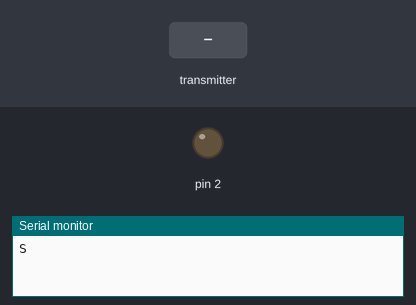
Simulated run of this sketch. Board: Arduino Uno, built with avr-gcc and run on an emulated ATmega328P. Parts: output pins drawn as LEDs (lit = HIGH), the last lines printed to the serial monitor. Inputs (shaded band) come from the test bench. No radio packets arrive unless stated.

Above: at 1.2 s.
1.3 s: the transmitter starts sending value = 256
At 2.5 s:
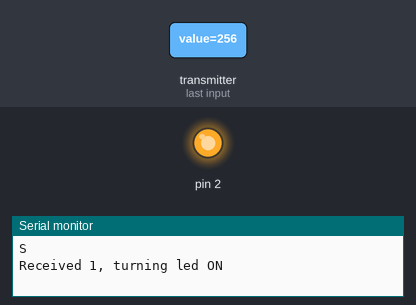
2.8 s: the transmitter starts sending value = 0
At 3.8 s:
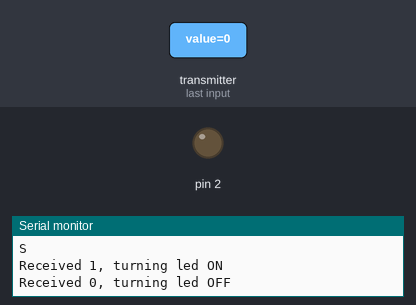
4.3 s: the transmitter starts sending value = 512
At 4.9 s:
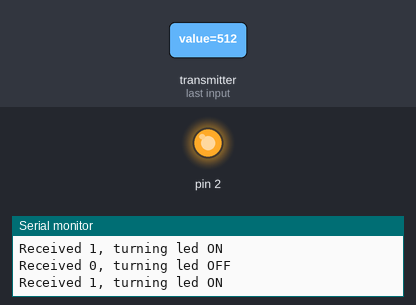
Timing chart, 0 to 7.3 s (numbered marks = the images above; inputs shaded):
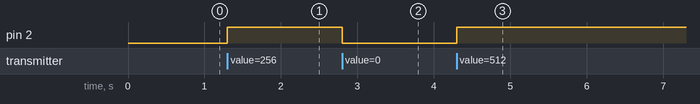

Measured:
- after the input at 1.3 s, pin 2: LOW → HIGH at once
- after the input at 2.8 s, pin 2: HIGH → LOW at once
- after the input at 4.3 s, pin 2: LOW → HIGH at once

The sketch:

submarine.ino
```cpp
#include <SPI.h>
#include <nRF24L01.h>
#include <RF24.h>

RF24 radio(7, 8); // CE, CSN

const byte address[6] = "00001";

int value = 0;
long cutoff = 0;
bool prev = false;

void setup() {
  Serial.begin(9600);
  Serial.println("S");
  radio.begin();
  radio.openReadingPipe(0, address);
  radio.setPALevel(RF24_PA_MIN);
  radio.startListening();
  pinMode(2, OUTPUT);
}

void loop() {
  if (cutoff > 100000) {
    digitalWrite(2, LOW);
    prev = false;
    value = 0;
    cutoff = 0;
    Serial.println("Cutoff time reached, turning led OFF");
  }
  if (radio.available()) {
    radio.read(&value, sizeof(int));
  }
  if(!prev && value) {
    digitalWrite(2, HIGH);
    prev = true;
    Serial.println("Received 1, turning led ON");
    cutoff = 0;
  }
  else if (prev && !value) {
    digitalWrite(2, LOW);
    prev = false;
    Serial.println("Received 0, turning led OFF");
    cutoff = 0;
  }
  if(prev){
  cutoff++;
  }
}
```
